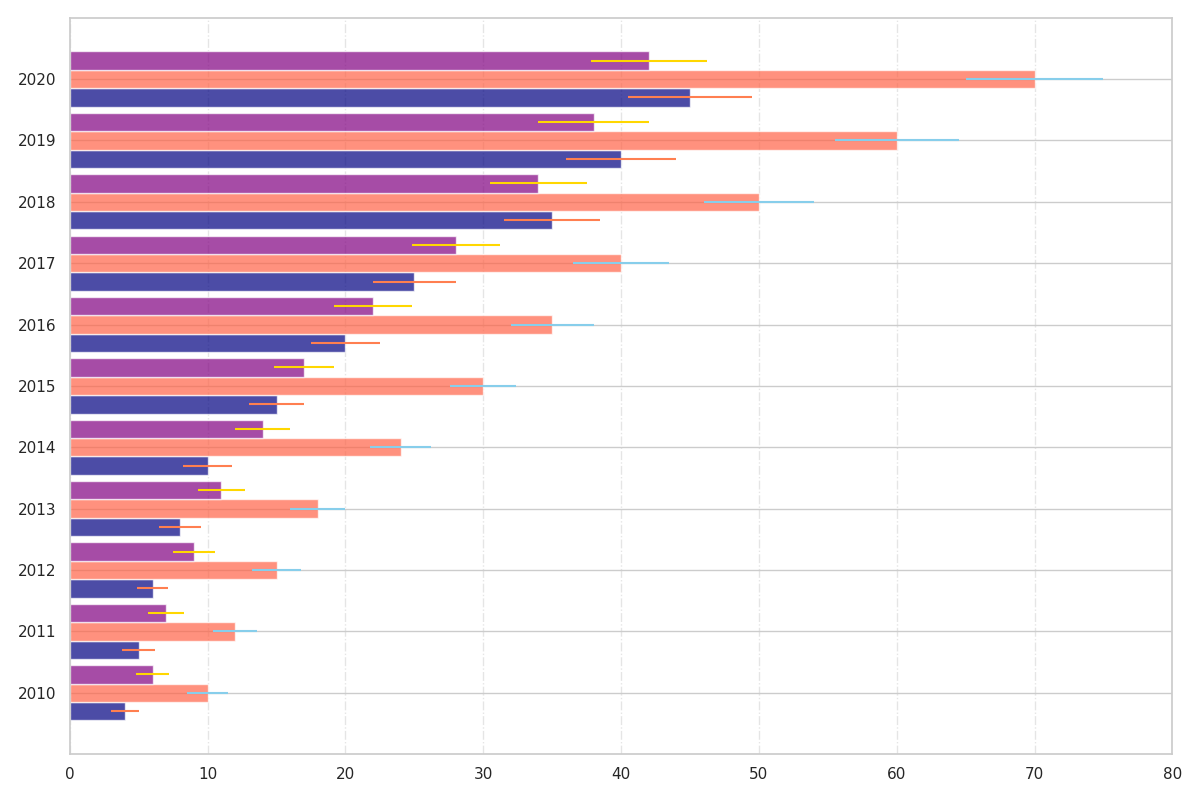

Source code (Python):
import matplotlib.pyplot as plt
import numpy as np

years = np.arange(2010, 2021)

residential_speed = np.array([4, 5, 6, 8, 10, 15, 20, 25, 35, 40, 45])
business_speed = np.array([10, 12, 15, 18, 24, 30, 35, 40, 50, 60, 70])
education_speed = np.array([6, 7, 9, 11, 14, 17, 22, 28, 34, 38, 42])

residential_variability = np.array([1, 1.2, 1.1, 1.5, 1.8, 2, 2.5, 3, 3.5, 4, 4.5])
business_variability = np.array([1.5, 1.6, 1.8, 2, 2.2, 2.4, 3, 3.5, 4, 4.5, 5])
education_variability = np.array([1.2, 1.3, 1.5, 1.7, 2, 2.2, 2.8, 3.2, 3.5, 4, 4.2])

plt.figure(figsize=(12, 8))

bar_width = 0.3

plt.barh(years - bar_width, residential_speed, xerr=residential_variability, height=bar_width, 
         align='center', color='navy', alpha=0.7, ecolor='coral')
plt.barh(years, business_speed, xerr=business_variability, height=bar_width, 
         align='center', color='tomato', alpha=0.7, ecolor='skyblue')
plt.barh(years + bar_width, education_speed, xerr=education_variability, height=bar_width, 
         align='center', color='purple', alpha=0.7, ecolor='gold')

plt.xticks(np.arange(0, 81, 10))
plt.yticks(years)

plt.grid(True, linestyle='-.', alpha=0.5, axis='x')

plt.tight_layout()

plt.show()
